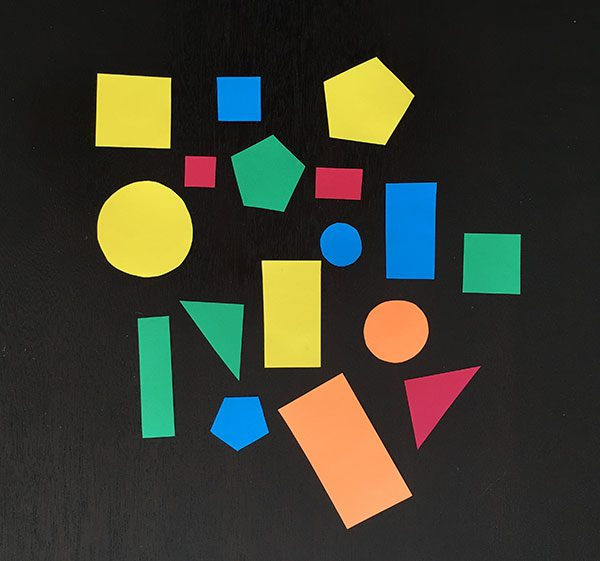
#> input picture Chapters/shapes_and_colors.png, 600 x 561 px, given in place of the camera
$ python chapter11.py
#> lines starting #> are read from the running program, lines starting #| are printed output that depends on the picture; after the words box and inside, x2 and y2 are one past the last pixel; in counts of white or black regions, pixels touching at a corner belong together
import cv2 as cv
import numpy as np

def empty(x):
    pass

# 1. Initialize Webcam
cap = cv.VideoCapture(0)
cap.set(3, 640)
cap.set(4, 480)

cv.namedWindow("Trackbars")
cv.resizeWindow("Trackbars", 640, 240)

# 2. Fix Initial Values
cv.createTrackbar("Hue Min", "Trackbars", 0, 179, empty)
cv.createTrackbar("Hue Max", "Trackbars", 179, 179, empty)
cv.createTrackbar("Sat Min", "Trackbars", 0, 255, empty)
cv.createTrackbar("Sat Max", "Trackbars", 255, 255, empty)
cv.createTrackbar("Val Min", "Trackbars", 0, 255, empty)
cv.createTrackbar("Val Max", "Trackbars", 255, 255, empty)

while True:
    success, img = cap.read()
#> img is the input picture: shape (561, 600, 3); mean B, G, R 47.3, 60, 58.5
    if not success: break

    img = cv.flip(img, 1)
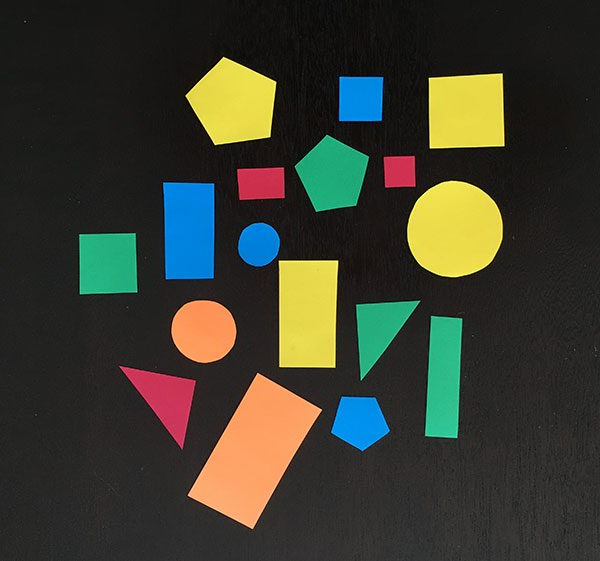
#> img: shape (561, 600, 3); mean B, G, R 47.3, 60, 58.5
    img_hsv = cv.cvtColor(img, cv.COLOR_BGR2HSV)
#> img_hsv: shape (561, 600, 3); mean H, S, V 35.4, 64, 71.3

    # 3. Get Trackbar Values
    h_min = cv.getTrackbarPos("Hue Min", "Trackbars")
    h_max = cv.getTrackbarPos("Hue Max", "Trackbars")
    s_min = cv.getTrackbarPos("Sat Min", "Trackbars")
    s_max = cv.getTrackbarPos("Sat Max", "Trackbars")
    v_min = cv.getTrackbarPos("Val Min", "Trackbars")
    v_max = cv.getTrackbarPos("Val Max", "Trackbars")

    # 4. Create Mask
    lower = np.array([h_min, s_min, v_min])
    upper = np.array([h_max, s_max, v_max])
    mask = cv.inRange(img_hsv, lower, upper)
#> mask: shape (561, 600); every value is 255

    # ===================================================
    # START: TRACKING LOGIC (The new part)
    # ===================================================

    # a. Find Contours (Boundaries of white blobs)
    # RETR_EXTERNAL: Only outer corners (don't care about holes inside)
    # CHAIN_APPROX_SIMPLE: Stores less data (just the corner points)
    contours, hierarchy = cv.findContours(mask, cv.RETR_EXTERNAL, cv.CHAIN_APPROX_SIMPLE)
#> contours = [[[0, 0], [0, 560], [599, 560], [599, 0]]]

    # b. Loop through every blob found
    for cnt in contours:
        # Calculate area of the blob
        area = cv.contourArea(cnt)

        # BRUTAL FACT: Real life has noise.
        # Ignore tiny white dots (area < 1000) to stop the box from jittering.
        if area > 1000:
            # c. Get the Bounding Box coordinates
            x, y, w, h = cv.boundingRect(cnt)

            # d. Draw the Rectangle on the ORIGINAL image
            # (Image, Start_Point, End_Point, Color_BGR, Thickness)
            cv.rectangle(img, (x, y), (x + w, y + h), (0, 255, 0), 3)

            # Optional: Add text
            cv.putText(img, "Target", (x, y - 5), cv.FONT_HERSHEY_SIMPLEX, 0.5, (0, 255, 0), 2)
#> this loop made 1 pass
#> (cnt, area, x, y, w, h) on pass 1: ([[0, 0], [0, 560], [599, 560], [599, 0]], 335440, 0, 0, 600, 561)
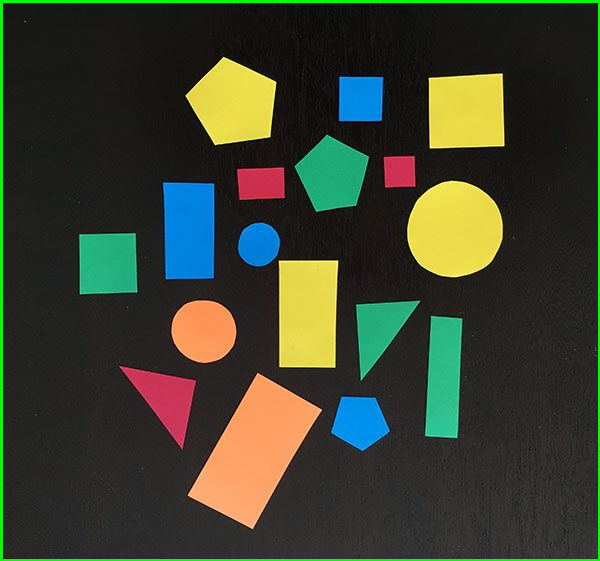
#> img: shape (561, 600, 3); 1.72% of pixels changed, all inside (x1, y1, x2, y2) = (0, 0, 600, 561)

    # ===================================================
    # END: TRACKING LOGIC
    # ===================================================

    # 5. Stack and Display
    result = cv.bitwise_and(img, img, mask=mask)
    mask_3channel = cv.cvtColor(mask, cv.COLOR_GRAY2BGR)
#> mask_3channel: shape (561, 600, 3); every value is 255
    hstack = np.hstack([img, mask_3channel, result])
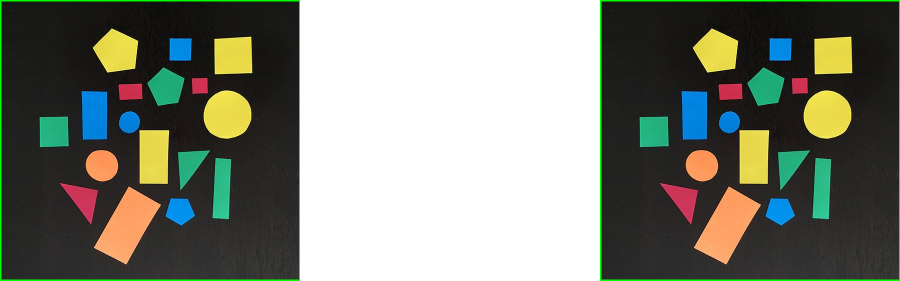
#> hstack: shape (561, 1800, 3) (shown at 1/2 size); mean B, G, R 116.2, 127.6, 123.6

    cv.imshow("Calibration Tool (Press Q to Quit)", hstack)

    if cv.waitKey(1) & 0xFF == ord('q'):
#> (key q is pressed here)
        break

cap.release()
cv.destroyAllWindows()
